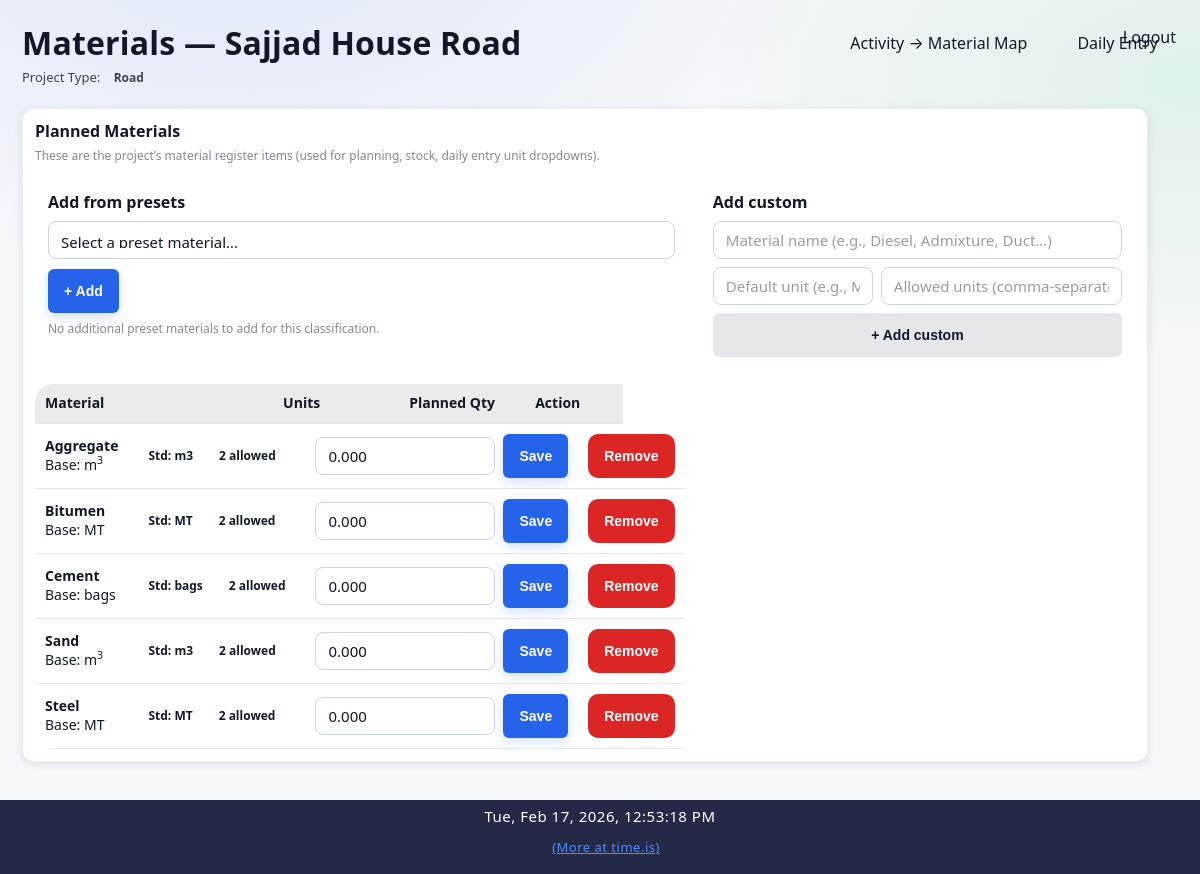
The page /projects/3/materials (signed in) on the database its author committed.
### app/models/project.py (models this page shows)
class Project(Base):
    __tablename__ = "projects"
    id = Column(Integer, primary_key=True, index=True)
    name = Column(String(255), nullable=False)
    project_code = Column(String(100), nullable=True)
    client_authority = Column(String(255), nullable=True)
    contractor = Column(String(255), nullable=True)
    consultant_pmc = Column(String(255), nullable=True)
    is_active = Column(Boolean, default=True, nullable=False)
    status = Column(String(20), default="active", nullable=False)
    road_type = Column(String(100), nullable=False)
    lanes = Column(Integer, nullable=False)
    road_width = Column(Float, nullable=False)
    road_length_km = Column(Float, nullable=False)
    carriageway_width = Column(Float, nullable=True)
    shoulder_type = Column(String(100), nullable=True)
    median_type = Column(String(100), nullable=True)
    project_type = Column(String(50), nullable=False, server_default="")
    road_name = Column(String(255), nullable=True)
    lane_configuration = Column(String(10), nullable=True)
    road_pavement_type = Column(String(20), nullable=True)
    terrain_type = Column(String(20), nullable=True)
    concrete_pavement_type = Column(String(20), nullable=True)  # PQC/RCC
    slab_thickness_mm = Column(Integer, nullable=True)
    grade_of_concrete = Column(String(20), nullable=True)
    joint_spacing_m = Column(Float, nullable=True)
    dowel_diameter_mm = Column(Integer, nullable=True)
    tie_bar_diameter_mm = Column(Integer, nullable=True)
    road_construction_type = Column(String(100), nullable=True)
    road_category = Column(String(100), nullable=True)
    road_engineering_type = Column(String(150), nullable=True)
    road_preset_key = Column(String(200), nullable=True)
    road_extras_json = Column(Text, nullable=True)
    preset_activities_json = Column(Text, nullable=True)
    preset_materials_json = Column(Text, nullable=True)
    country = Column(String(100), nullable=False)
    state = Column(String(100), nullable=True)
    district = Column(String(100), nullable=True)
    city = Column(String(100), nullable=False)
    location_id = Column(Integer, ForeignKey("locations.id"), nullable=True)
    chainage_start = Column(String(50), nullable=True)
    chainage_end = Column(String(50), nullable=True)
    planned_start_date = Column(Date, nullable=False)
    planned_end_date = Column(Date, nullable=False)
    created_by = Column(Integer, nullable=False)
    created_at = Column(DateTime, default=datetime.utcnow, nullable=False)
    updated_at = Column(
        DateTime,
        default=datetime.utcnow,
        onupdate=datetime.utcnow,
        nullable=False,
    )
    completed_at = Column(DateTime, nullable=True)
    activities = relationship(
        "Activity",
        back_populates="project",
        cascade="all, delete-orphan"
    )
    project_activities = relationship(
        "ProjectActivity",
        back_populates="project",
        cascade="all, delete-orphan"
    )
    planned_materials = relationship(
        "PlannedMaterial",
        back_populates="project",
        cascade="all, delete-orphan"
    )
    material_usage_daily = relationship(
        "MaterialUsageDaily",
        back_populates="project",
        cascade="all, delete-orphan"
    )
    location = relationship("Location")

### app/models/material.py (models this page shows, shortened)
class Material(Base):
    __tablename__ = "materials"
    id = Column(Integer, primary_key=True, index=True)
    code = Column(String(30), nullable=True, index=True)
    name = Column(String(150), nullable=False, unique=True)
    unit = Column(String(50), nullable=False)          # m3, MT, bags
    category = Column(String(80), nullable=True)
    specification = Column(String(120), nullable=True)
    unit_cost = Column(Float, nullable=True)
    standard_unit = Column(String(50), nullable=True)
    allowed_units = Column(String(500), nullable=True)
    default_lead_time_days = Column(Integer, nullable=True)
    lead_time_days = Column(Integer, nullable=True, default=0)
    minimum_stock = Column(Float, nullable=False, default=0)
    is_active = Column(Boolean, nullable=False, default=True)
    created_at = Column(DateTime, default=datetime.utcnow, nullable=False)
    vendors = relationship(
        "MaterialVendor",
        back_populates="material",
        cascade="all, delete-orphan",
    )
    activities_link = relationship(
        "MaterialActivity",
        back_populates="material",
        cascade="all, delete-orphan",
    )
    stretches_link = relationship(
        "MaterialStretch",
        back_populates="material",
        cascade="all, delete-orphan",
    )

### app/models/planned_material.py (models this page shows, shortened)
class PlannedMaterial(Base):
    __tablename__ = "planned_materials"
    id = Column(Integer, primary_key=True, index=True)
    project_id = Column(Integer, ForeignKey("projects.id"), nullable=False)
    material_id = Column(Integer, ForeignKey("materials.id"), nullable=False)
    stretch_id = Column(Integer, ForeignKey("road_stretches.id"), nullable=True, index=True)
    unit = Column(String(50), nullable=True)
    allowed_units = Column(String(500), nullable=True)
    planned_quantity = Column(Numeric(18, 5), nullable=False)
    project = relationship("Project", back_populates="planned_materials")
    material = relationship("Material")

### app/routes/projects.py (the view)
@router.get("/{project_id}/materials", response_class=HTMLResponse)
def project_materials_page(project_id: int, request: Request, db: Session = Depends(get_db)):
    user = request.session.get("user")
    if not user:
        flash(request, "Please login to continue", "warning")
        return RedirectResponse("/login", status_code=302)
    project, role = get_project_access(db, project_id, user)
    if not project:
        flash(request, "Project not found", "error")
        return RedirectResponse("/projects", status_code=302)
    planned_rows = (
        db.query(PlannedMaterial)
        .filter(
            PlannedMaterial.project_id == project_id,
            PlannedMaterial.stretch_id == None,  # noqa: E711
        )
        .all()
    )
    planned_materials: list[dict[str, object]] = []
    planned_name_keys: set[str] = set()
    for pm in planned_rows:
        mat = pm.material
        if not mat:
            continue
        planned_materials.append({
            "planned_material_id": int(pm.id),
            "material_id": int(mat.id),
            "name": mat.name,
            "unit": getattr(pm, "unit", None) or getattr(mat, "unit", "") or "",
            "standard_unit": getattr(mat, "standard_unit", None),
            "allowed_units": (pm.get_allowed_units() if hasattr(pm, "get_allowed_units") else (mat.get_allowed_units() if hasattr(mat, "get_allowed_units") else [])),
            "planned_quantity": float(pm.planned_quantity or 0),
        })
        planned_name_keys.add((mat.name or "").strip().lower())
    project_type = (project.project_type or "").strip() or "Building"
    preset_material_defs: list[dict[str, object]] = []
    try:
        if project_type.lower() == "road":
            preset_def = get_presets_for_engineering_type(project.road_engineering_type)
            for m in (preset_def.get("materials") or []):
                try:
                    name = str(getattr(m, "name", "") or "").strip()
                    if not name:
                        continue
                    unit = str(getattr(m, "default_unit", "unit") or "unit").strip() or "unit"
                    allowed = list(getattr(m, "allowed_units", []) or [])
                    allowed = [str(u or "").strip() for u in allowed if str(u or "").strip()]
                    if not allowed:
                        allowed = [unit]
                    if unit not in allowed:
                        allowed.insert(0, unit)
                    preset_material_defs.append({"name": name, "default_unit": unit, "allowed_units": allowed})
                except Exception:
                    continue
        else:
            preset = serialize_presets(get_presets_for_project_type(project_type))
            preset_material_defs = list(preset.get("materials") or [])
    except Exception:
        preset_material_defs = []
    suggested_material_defs = []
    for mdef in preset_material_defs:
        name = str(mdef.get("name") or "").strip()
        if not name:
            continue
        if name.strip().lower() in planned_name_keys:
            continue
        suggested_material_defs.append(mdef)
    can_edit = role in ["owner", "admin", "manager"]
    return templates.TemplateResponse(
        "project_materials.html",
        {
            "request": request,
            "user": user,
            "project": project,
            "role": role,
            "can_edit": can_edit,
            "planned_materials": planned_materials,
            "suggested_material_defs": suggested_material_defs,
        },
    )

### app/templates/project_materials.html (shortened to what this page needs)
{% extends "base.html" %}
{% block content %}
<div style="display:flex;justify-content:space-between;align-items:flex-start;gap:12px;flex-wrap:wrap;margin-bottom:16px">
  <div>
    <h1 class="page-title">Materials — {{ project.name }}</h1>
    <div style="opacity:0.8;font-size:13px">Project Type: <span class="badge">{{ project.project_type or '—' }}</span></div>
  </div>
  <div style="display:flex;gap:10px;flex-wrap:wrap">
    <a href="/projects/{{ project.id }}/activity-materials" class="btn">Activity → Material Map</a>
    <a href="/execution/{{ project.id }}" class="btn">Daily Entry</a>
  </div>
</div>
<div class="card" style="padding:16px;max-width:1100px">
  <div style="display:flex;justify-content:space-between;align-items:center;gap:10px;flex-wrap:wrap">
    <div>
      <strong>Planned Materials</strong>
      <div class="help-text">These are the project’s material register items (used for planning, stock, daily entry unit dropdowns).</div>
    </div>
  </div>
  {% if can_edit %}
  <div style="margin-top:14px;display:grid;grid-template-columns:1.2fr 0.8fr;gap:12px">
    <div style="border:1px solid rgba(255,255,255,0.08);border-radius:12px;padding:12px;background:rgba(255,255,255,0.02)">
      <div style="font-weight:600;margin-bottom:8px">Add from presets</div>
      <form method="post" action="/projects/{{ project.id }}/materials/add" style="display:flex;gap:10px;flex-wrap:wrap;align-items:center">
        <select name="preset_material_name" style="min-width:340px;max-width:100%">
          <option value="">Select a preset material…</option>
        </select>
        <button class="btn-primary btn-sm" type="submit">+ Add</button>
      </form>
      {% if suggested_material_defs|length == 0 %}
        <div class="help-text" style="margin-top:8px">No additional preset materials to add for this classification.</div>
      {% endif %}
    </div>
    <div style="border:1px solid rgba(255,255,255,0.08);border-radius:12px;padding:12px;background:rgba(255,255,255,0.02)">
      <div style="font-weight:600;margin-bottom:8px">Add custom</div>
      <form method="post" action="/projects/{{ project.id }}/materials/add" style="display:flex;flex-direction:column;gap:8px">
        <input name="custom_name" type="text" placeholder="Material name (e.g., Diesel, Admixture, Duct…)" />
        <div style="display:flex;gap:8px;flex-wrap:wrap">
          <input name="custom_unit" type="text" placeholder="Default unit (e.g., MT / kg / m3 / nos)" style="flex:1;min-width:160px" />
          <input name="custom_allowed_units" type="text" placeholder="Allowed units (comma-separated)" style="flex:2;min-width:200px" />
        </div>
        <button class="btn-secondary btn-sm" type="submit">+ Add custom</button>
      </form>
    </div>
  </div>
  {% endif %}
  <div style="margin-top:14px">
    {% if planned_materials and planned_materials|length > 0 %}
      <table class="table" style="margin:0">
        <thead>
          <tr>
            <th style="width:34%">Material</th>
            <th style="width:18%">Units</th>
            <th style="width:18%">Planned Qty</th>
            <th style="width:14%">Action</th>
          </tr>
        </thead>
        <tbody>
          {% for pm in planned_materials %}
          <tr>
            <td>
              <strong>{{ pm.name }}</strong>
              <div class="meta">Base: {{ (pm.unit or '—')|unit_sup }}</div>
            </td>
            <td>
              <div style="display:flex;gap:6px;flex-wrap:wrap">
                {% if pm.standard_unit %}<span class="badge">Std: {{ pm.standard_unit }}</span>{% endif %}
                {% if pm.allowed_units %}<span class="badge badge-info">{{ pm.allowed_units|length }} allowed</span>{% endif %}
              </div>
            </td>
            <td>
              {% if can_edit %}
              <form method="post" action="/projects/{{ project.id }}/materials/update" style="display:flex;gap:8px;align-items:center;flex-wrap:wrap">
                <input name="planned_quantity" type="number" step="0.001" min="0" value="{{ '%.3f'|format(pm.planned_quantity) }}" style="max-width:180px" />
                <button class="btn-primary btn-sm" type="submit">Save</button>
              </form>
              {% else %}
                {{ '%.3f'|format(pm.planned_quantity) }}
              {% endif %}
            </td>
            <td>
              {% if can_edit %}
              <form method="post" action="/projects/{{ project.id }}/materials/remove" onsubmit="return confirm('Remove this material from the project?')">
                <button class="btn-danger btn-sm" type="submit">Remove</button>
              </form>
              {% else %}
                —
              {% endif %}
            </td>
          </tr>
          {% endfor %}
        </tbody>
      </table>
    {% else %}
      <div style="padding:16px;opacity:0.75">No planned materials yet. Add from presets above.</div>
    {% endif %}
  </div>
</div>
{% endblock %}

### app/templates/base.html (shortened to what this page needs)
<!DOCTYPE html>
<html lang="en">
<head>
    <link rel="stylesheet" href="/static/css/style.css">
    <link rel="stylesheet" href="/static/css/responsive.css">
    <link rel="stylesheet" href="/static/css/mobile.css">
    <link rel="stylesheet" href="/static/css/ui_v2.css">
</head>
<body>
<div class="layout">
        <a href="/logout" class="logout-top-btn" style="position:fixed;top:16px;right:24px;z-index:4000;">Logout</a>
    <main class="main">
        <div class="container">
            {% block content %}{% endblock %}
        </div>
    </main>
</div>
</body>
</html>
<div style="width:100%;background:#232946;color:#fff;text-align:center;padding:6px 0 4px 0;font-size:15px;letter-spacing:0.5px;z-index:2001;position:relative;">
    <span id="realtime-clock"></span>
    <a href="https://time.is/" target="_blank" style="color:#4f8cff;text-decoration:underline;margin-left:12px;font-size:13px;">(More at time.is)</a>
</div>

### rows shown on the page
Project: name "Sajjad House Road", project_type "Road"
Material: name "Aggregate", standard_unit "m3"
PlannedMaterial: unit "m 3"
Material: name "Bitumen", standard_unit "MT"
PlannedMaterial: unit "MT"
Material: name "Cement", standard_unit "bags"
PlannedMaterial: unit "bags"
Material: name "Sand", standard_unit "m3"
PlannedMaterial: unit "m 3"
Material: name "Steel", standard_unit "MT"
PlannedMaterial: unit "MT"

### other values the page prints
{{ pm.allowed_units|length }} "2" "2" "2" "2" "2"
